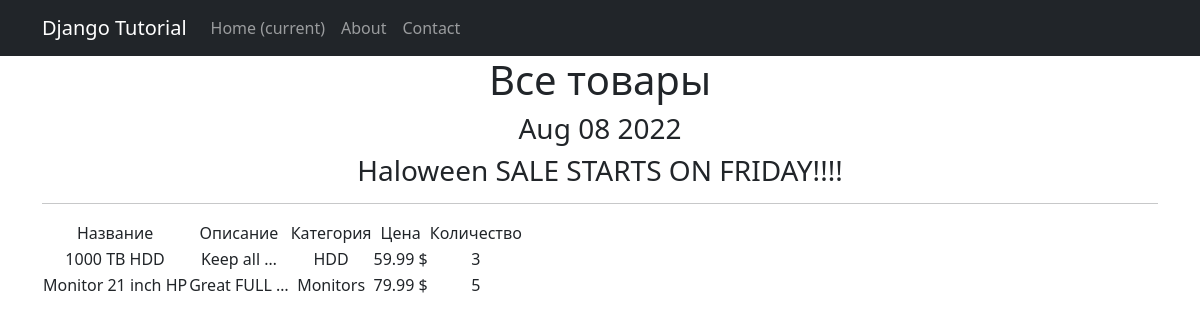
Screenshot of /products/ with the database file from the repository.
### simpleapp/models.py (models this page shows, shortened)
class Product(models.Model):
    name = models.CharField(
        max_length=50,
        unique=True, # названия товаров не должны повторяться
    )
    description = models.TextField()
    quantity = models.IntegerField(
        validators=[MinValueValidator(0)],
    )
    category = models.ForeignKey(
        to='Category',
        on_delete=models.CASCADE,
        related_name='products', # все продукты в категории будут доступны через поле products
    )
    price = models.FloatField(
        validators=[MinValueValidator(0.0)],
    )

class Category(models.Model):
    name = models.CharField(max_length=100, unique=True)

### simpleapp/views.py (the view)
# urls.py: path('', ProductsList.as_view()),
class ProductsList(ListView):
    model = Product
    ordering = 'name'
    template_name = 'products.html'
    context_object_name = 'products'
    def get_context_data(self, **kwargs):
        context = super().get_context_data(**kwargs)
        context['time_now'] = datetime.utcnow()
        context['next_sale'] = "Haloween SALE STARTS ON FRIDAY!!!!"
        return context

### simpleapp/templatetags/custom_filters.py (called while the page is built)
@register.filter()
def currency(value, code='usd'):
    postfix = CURRENCIES_SYMBOLS[code]
    return f'{value} {postfix}'

### simpleapp/templatetags/custom_tags.py (called while the page is built)
@register.simple_tag()
def current_time(format_string='%b %d, %Y'):
    return datetime.utcnow().strftime(format_string)

### templates/products.html (shortened to what this page needs)
{% extends 'flatpages/default.html' %}
{% load custom_filters %}!
{% load custom_tags %}!
{% block content %}
   <h1>Все товары</h1>
   <h3>{% current_time '%b %d %Y' %}</h3>
   <h3> {{ next_sale|default_if_none:"Чуть позже сообщим о распродаже!" }} </h3>
   <hr>
   {% if products %}
       <table>
           <tr>
               <td>Название</td>
               <td>Описание</td>
               <td>Категория</td>
               <td>Цена</td>
               <td>Количество</td>
           </tr>
           {% for product in products %}
           <tr>
               <td>{{ product.name }}</td>
               <td>{{ product.description|truncatewords:2 }}</td>
               <td>{{ product.category.name }}</td>
               <td>{{ product.price|currency:"usd" }}</td>
               <td>{{ product.quantity }}</td>
           </tr>
           {% endfor %}
       </table>
   {% else %}
       <h2>Товаров нет!</h2>
   {% endif %}
{% endblock content %}

### templates/flatpages/default.html (shortened to what this page needs)
<!DOCTYPE html>
{% load static %}
<html lang="en">
    <head>
        <link href="{% static 'css/styles.css' %}" rel="stylesheet" />
    </head>
    <body>
     <nav class="navbar navbar-expand-lg navbar-dark bg-dark static-top">
       <div class="container">
           <a class="navbar-brand" href="#">Django Tutorial</a>
           <div class="collapse navbar-collapse" id="navbarResponsive">
               <ul class="navbar-nav ml-auto">
                   <li class="nav-item active">
                       <a class="nav-link" href="#">Home
                           <span class="sr-only">(current)</span>
                       </a>
                   </li>
                   <li class="nav-item">
                       <a class="nav-link" href="/about/">About</a>
                   </li>
                   <li class="nav-item">
                       <a class="nav-link" href="/contacts/">Contact</a>
                   </li>
               </ul>
           </div>
       </div>
    </nav>
        <div class="container">
             <div class="row">
                <div class="col-lg-12 text-center">
                     {% block content %}{% endblock content %}
                </div>
             </div>
        </div>
    </body>
</html>

### rows the page displays
Product: name "1000 TB HDD", description "Keep all …", category.name "HDD", price "59.99 $", quantity "3"
Product: name "Monitor 21 inch HP", description "Great FULL …", category.name "Monitors", price "79.99 $", quantity "5"

### other values shown
{{ next_sale|default_if_none:"Чуть позже сообщим о распродаже!" }} "Haloween SALE STARTS ON FRIDAY!!!!"
